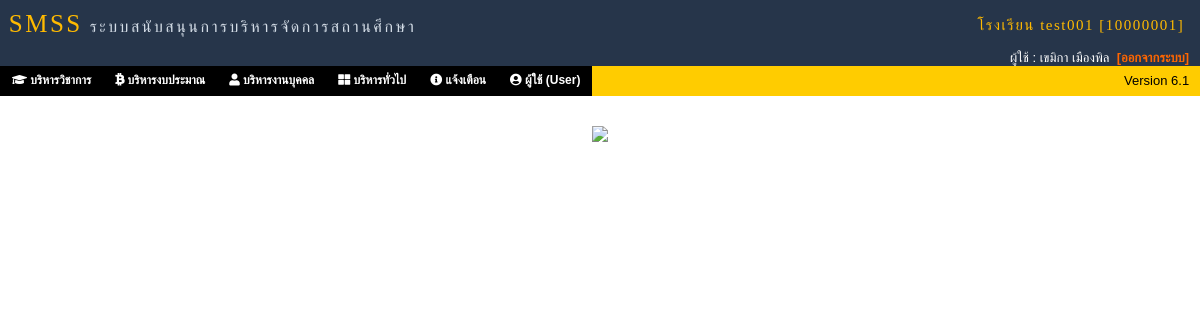
Page /smss_10000001/index.php (signed in) on the committed database.
### tables this page shows
CREATE TABLE `system_workgroup` (
  `id` tinyint(4) NOT NULL,
  `workgroup` tinyint(4) NOT NULL,
  `workgroup_desc` varchar(50) NOT NULL,
  `workgroup_order` int(11) NOT NULL
);

### smss_10000001/menu.php (the view, shortened to what this page needs)
<tr bgcolor="#FFCC00">
<td colspan="5">
<ul id="nav" class="dropdown dropdown-horizontal">
<?php
if(!($_SESSION['login_status']==5)){
$sql_workgroup = "select  * from system_workgroup order by workgroup_order";
$dbquery_workgroup = mysqli_query($connect,$sql_workgroup);
While ($result_workgroup = mysqli_fetch_array($dbquery_workgroup)) {
		if($result_workgroup['workgroup']==1){
		$menu_pic="<span class='fa fa-graduation-cap'></span>&nbsp;";
		}
		else if($result_workgroup['workgroup']==2){
		$menu_pic="<span class='fab fa-btc'></span>&nbsp;";
		}
		else if($result_workgroup['workgroup']==3){
		$menu_pic="<span class='fa fa-user'></span>&nbsp;";
		}
		else if($result_workgroup['workgroup']==4){
		$menu_pic="<span class='fa fa-th-large'></span>&nbsp;";
		}
		echo "<li>";
		echo "<a href='./' class='dir'>$menu_pic$result_workgroup[workgroup_desc]</a>";
echo "</li>";
}
}
?>
	<li><a href="?option=alert" class="dir"><span class='fa fa-info-circle'></span></span>&nbsp;แจ้งเตือน</a></li>
	<li><a href="./" class="dir"><span class='fa fa-user-circle'></span>&nbsp;ผู้ใช้ (User)</a>
	</li>
</ul>
</td>
<td align="right">Version <?php echo $_SESSION['system_version']; ?>&nbsp;&nbsp;&nbsp;</td>
</tr>

### smss_10000001/css/dropdown/dropdown.css (style rules this page uses)
ul.dropdown, ul.dropdown li, ul.dropdown ul { list-style: none; margin: 0; padding: 0; }
ul.dropdown { position: relative; z-index: 597; float: left; }
ul.dropdown li { float: left; line-height: 1.3em; vertical-align: middle; zoom: 1; }

### smss_10000001/css/dropdown/themes/adobe.com/default.advanced.css (style rules this page uses)
ul.dropdown li a { display: block; padding: 7px 12px; }
ul.dropdown li { padding: 0; }

### smss_10000001/css/mm_training.css (style rules this page uses)
body { margin:0px; }
td { font:13px Arial, Helvetica, sans-serif; color:#000000; }
a { color: #FF6600; font-weight:bold; text-decoration:none; }

### smss_10000001/css/dropdown/themes/adobe.com/default.css (style rules this page uses)
ul.dropdown { font: bold 12px Arial, Helvetica, sans-serif; }
ul.dropdown li { padding: 7px 12px; background-color: #000; color: #fff; }
ul.dropdown a:link, ul.dropdown a:visited { color: #fff; text-decoration: none; }
ul.dropdown *.dir { padding-right: 12px; background-image: none; background-position: 100% 50%; background-repeat: no-repeat; }

### rows in the picture
system_workgroup: workgroup 1 (drawn), workgroup_desc "บริหารวิชาการ"
system_workgroup: workgroup 2 (drawn), workgroup_desc "บริหารงบประมาณ"
system_workgroup: workgroup 3 (drawn), workgroup_desc "บริหารงานบุคคล"
system_workgroup: workgroup 4 (drawn), workgroup_desc "บริหารทั่วไป"

### other values in the picture
$_SESSION['school_name'] "โรงเรียน test001"
$system_office_code "10000001"
$_SESSION[login_name] "เขมิกา"
$_SESSION[login_surname] "เมืองพิล"
$_SESSION['system_version'] "6.1"
